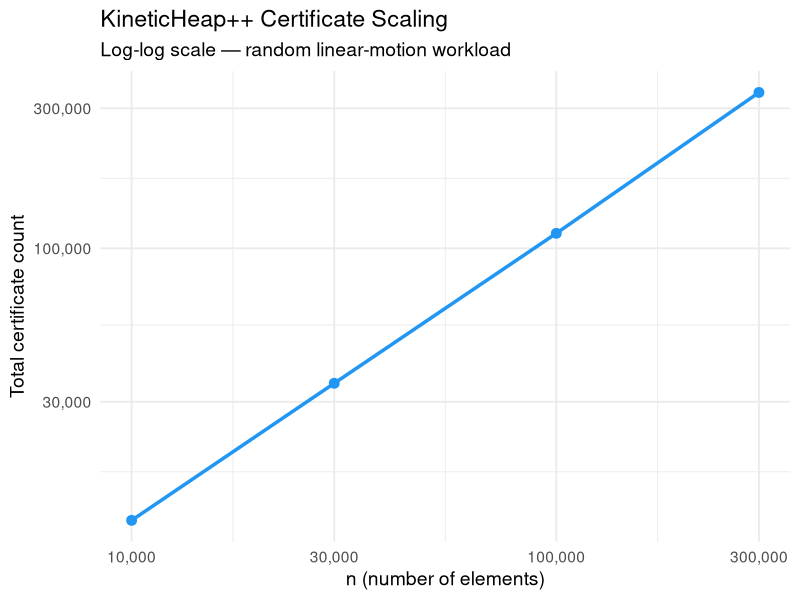
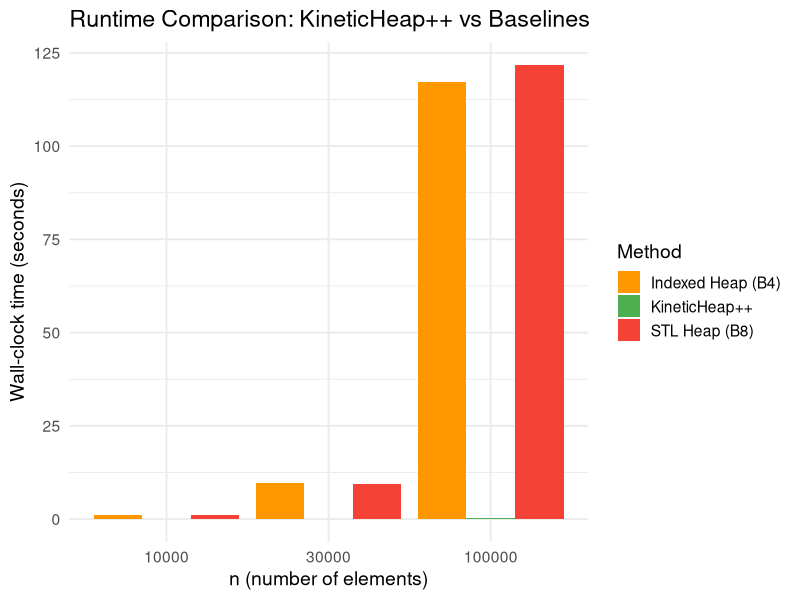
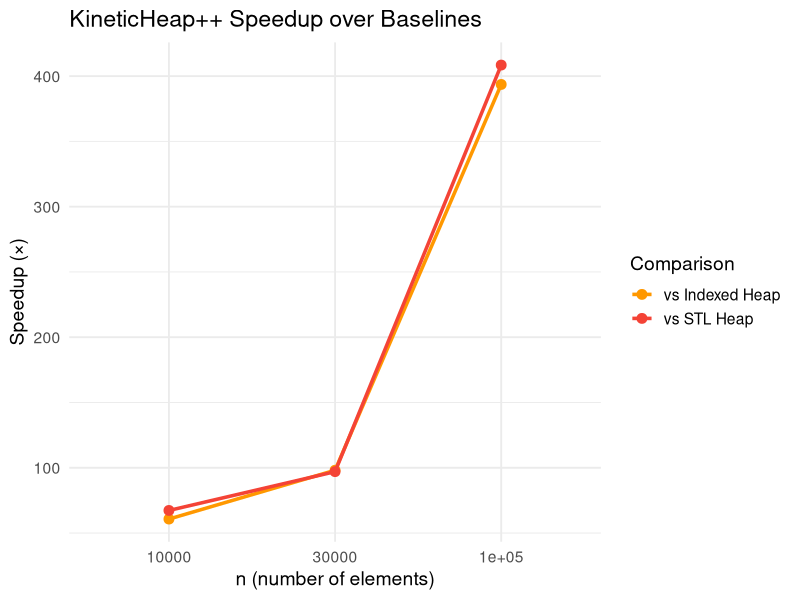

Reproduce these figures in R, in order.
# figures.R
# Generate all figures for KineticHeap++ paper
# Usage: Rscript analysis/figures.R

# Install required packages if needed
if (!require(ggplot2))  install.packages("ggplot2",  repos="https://cran.r-project.org")
if (!require(dplyr))    install.packages("dplyr",    repos="https://cran.r-project.org")
if (!require(scales))   install.packages("scales",   repos="https://cran.r-project.org")

library(ggplot2)
library(dplyr)
library(scales)

dir.create("results/figures", showWarnings = FALSE)

# ─── Load Data ────────────────────────────────────────────
kh   <- read.csv("results/scaling.csv")
naive  <- read.csv("results/baseline_naive.csv")
idx    <- read.csv("results/baseline_indexed.csv")
stl    <- read.csv("results/baseline_stl.csv")

# ─── Figure 1: KineticHeap++ Scaling (log-log) ────────────
png("results/figures/fig1_scaling.png", width=800, height=600)
ggplot(kh, aes(x=n, y=cert_count)) +
  geom_line(color="#2196F3", linewidth=1.2) +
  geom_point(color="#2196F3", size=3) +
  scale_x_log10(labels=comma) +
  scale_y_log10(labels=comma) +
  labs(
    title    = "KineticHeap++ Certificate Scaling",
    subtitle = "Log-log scale — random linear-motion workload",
    x        = "n (number of elements)",
    y        = "Total certificate count"
  ) +
  theme_minimal(base_size=14)
dev.off()
cat("Saved: fig1_scaling.png\n")

# ─── Figure 2: Runtime Comparison ─────────────────────────
common_n <- c(10000, 30000, 100000)

kh_sub  <- kh  %>% filter(n %in% common_n) %>% mutate(method="KineticHeap++")
idx_sub <- idx %>% filter(n %in% common_n) %>% mutate(method="Indexed Heap (B4)")
stl_sub <- stl %>% filter(n %in% common_n) %>% mutate(method="STL Heap (B8)")

combined <- bind_rows(kh_sub, idx_sub, stl_sub)

png("results/figures/fig2_comparison.png", width=900, height=600)
ggplot(combined, aes(x=factor(n), y=time_sec, fill=method)) +
  geom_bar(stat="identity", position="dodge") +
  scale_fill_manual(values=c(
    "KineticHeap++"    = "#4CAF50",
    "Indexed Heap (B4)"= "#FF9800",
    "STL Heap (B8)"    = "#F44336"
  )) +
  labs(
    title = "Runtime Comparison: KineticHeap++ vs Baselines",
    x     = "n (number of elements)",
    y     = "Wall-clock time (seconds)",
    fill  = "Method"
  ) +
  theme_minimal(base_size=14)
dev.off()
cat("Saved: fig2_comparison.png\n")

# ─── Figure 3: Speedup ────────────────────────────────────
speedup <- data.frame(
  n       = common_n,
  indexed = idx_sub$time_sec / kh_sub$time_sec,
  stl     = stl_sub$time_sec / kh_sub$time_sec
)

png("results/figures/fig3_speedup.png", width=800, height=600)
ggplot(speedup, aes(x=factor(n))) +
  geom_line(aes(y=indexed, group=1, color="vs Indexed Heap"),
            linewidth=1.2) +
  geom_point(aes(y=indexed, color="vs Indexed Heap"), size=3) +
  geom_line(aes(y=stl, group=1, color="vs STL Heap"),
            linewidth=1.2) +
  geom_point(aes(y=stl, color="vs STL Heap"), size=3) +
  scale_color_manual(values=c(
    "vs Indexed Heap" = "#FF9800",
    "vs STL Heap"     = "#F44336"
  )) +
  labs(
    title  = "KineticHeap++ Speedup over Baselines",
    x      = "n (number of elements)",
    y      = "Speedup (×)",
    color  = "Comparison"
  ) +
  theme_minimal(base_size=14)
dev.off()
cat("Saved: fig3_speedup.png\n")

# ─── Summary Statistics ───────────────────────────────────
cat("\n=== Summary ===\n")
cat("Max speedup over Indexed Heap:", 
    round(max(speedup$indexed), 1), "x\n")
cat("Max speedup over STL Heap:    ", 
    round(max(speedup$stl), 1), "x\n")
cat("\nAll figures saved to results/figures/\n")
